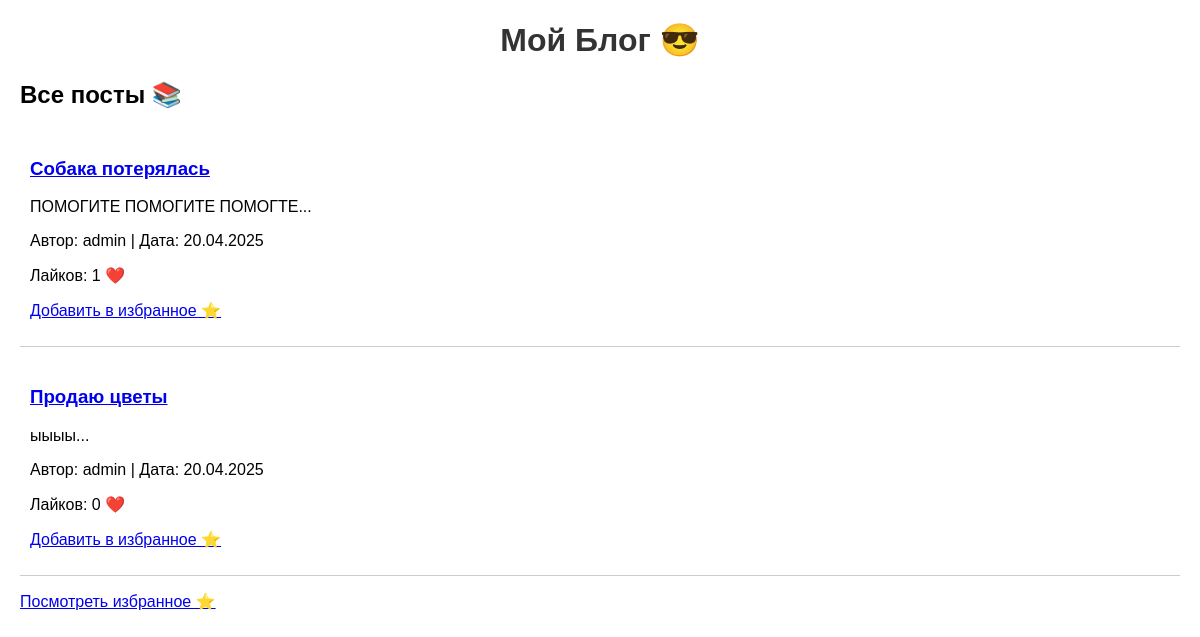
The page / on the database its author committed.
### blog/models.py (models this page shows, shortened)
class Post(models.Model):
    title = models.CharField(max_length=200)  # Заголовок поста (до 200 букв)
    body = models.TextField()                # Текст поста (любой длины)
    author = models.ForeignKey(
        User, on_delete=models.CASCADE       # Кто написал (если удалить автора, пост тоже удалится)
    )
    created = models.DateTimeField(auto_now_add=True)  # Когда создан (автоматически)
    def like_count(self):
        return self.likes.count()  # Считаем, сколько лайков у поста

### blog/views.py (the view)
# urls.py: path('', views.post_list, name='post_list'),            # Главная: список постов
def post_list(request):
    posts = Post.objects.all()  # Берем все посты из базы
    favorites = request.session.get('favorites', [])  # Избранные посты из сессии
    return render(request, 'blog/list.html', {'posts': posts, 'favorites': favorites})

### blog/templates/blog/list.html
{% extends 'blog/base.html' %}
{% block content %}
    <h2>Все посты 📚</h2>
    {% for post in posts %}
        <div class="post">
            <h3><a href="/post/{{ post.id }}/">{{ post.title }}</a></h3>
            <p>{{ post.body|truncatewords:20 }}...</p>
            <p>Автор: {{ post.author }} | Дата: {{ post.created|date:"d.m.Y" }}</p>
            <p>Лайков: {{ post.like_count }} ❤️</p>
            <p>
                {% if post.id in favorites %}
                    <a href="/post/{{ post.id }}/favorite/">Убрать из избранного ⭐</a>
                {% else %}
                    <a href="/post/{{ post.id }}/favorite/">Добавить в избранное ⭐</a>
                {% endif %}
            </p>
        </div>
    {% empty %}
        <p>Пока нет постов 😔</p>
    {% endfor %}
    <p><a href="/favorites/">Посмотреть избранное ⭐</a></p>
{% endblock %}

### blog/static/css/style.css (style rules this page uses)
body { font-family: Arial, sans-serif; margin: 20px; }
.post { border-bottom: 1px solid #ccc; padding: 10px; margin-bottom: 10px; }

### rows shown on the page
Post: title "Собака потерялась", body "ПОМОГИТЕ ПОМОГИТЕ ПОМОГТЕ", author "admin", created "20.04.2025", like_count "1"
Post: title "Продаю цветы", body "ыыыы", author "admin", created "20.04.2025", like_count "0"
